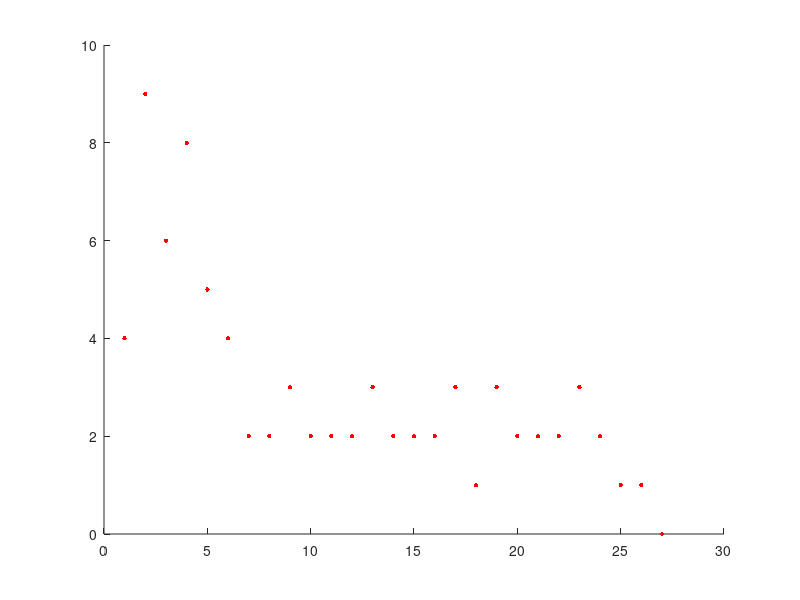
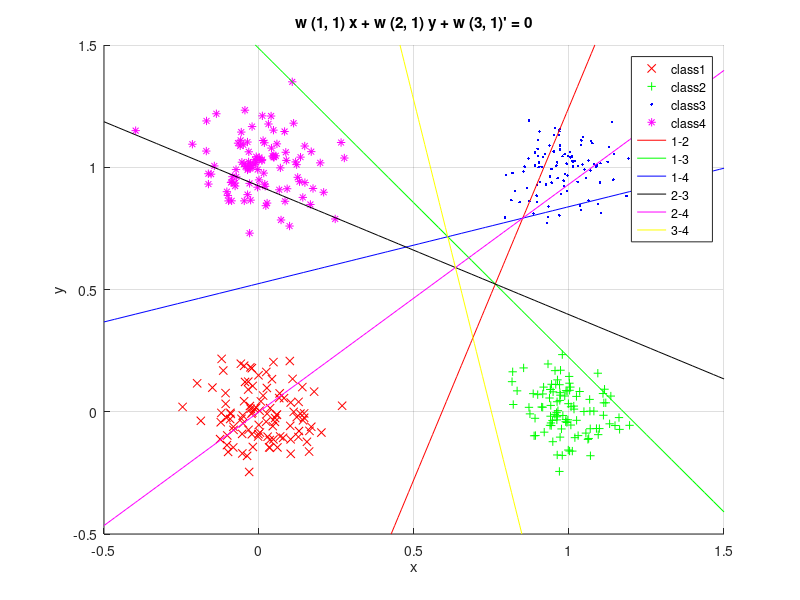

Recreate these plots in MATLAB, in order.
%multi-class linear perceptrons to find the linear decision boundaries and
%regions¡£Activation functions žé hardlimiter function¡£
clear
%--------generate training data-----------%
mu=[0 0]';
sigma=[0.01 0;0 0.01];
data(:,:,1)=mvnrnd(mu,sigma,100);
mu=[1 0]';
sigma=[0.01 0;0 0.01];
data(:,:,2)=mvnrnd(mu,sigma,100);
mu=[1 1]';
sigma=[0.01 0;0 0.01];
data(:,:,3)=mvnrnd(mu,sigma,100);
mu=[0 1]';
sigma=[0.01 0;0 0.01];
data(:,:,4)=mvnrnd(mu,sigma,100);
%---------training------------------%
weight=[0 0 0 0;0 0 0 0;0 0 0 0];%3x4
iteration=0;%max=5000
error=1;%max=100,min=0.0
alpha=1.0;
while error>0 && iteration<5000
    error=0;
    iteration=iteration+1;
    %class1
    for c=1:4
        for n=1:100
            y=[data(n,1,c) data(n,2,c) 1];%1x3
            out=y*weight;%1x4
            for m=1:4 %hardlimiter
                if out(1,m)>0
                    out(1,m)=1;
                elseif out(1,m)<0
                    out(1,m)=-1;
                else
                    out(1,m)=0;
                end
            end
            flag=0;
            for m=1:4 % adjust 
                if m==c
                    if out(1,m) ~= 1 
                        weight(:,m)=weight(:,m)+alpha.*y';
                        flag=1;
                    end
                else
                    if out(1,m) ~= -1
                        weight(:,m)=weight(:,m)-alpha.*y';
                        flag=1;
                    end
                end
            end
            if flag
                error=error+1;
            end
         end
     end 
     hold on 
     plot(iteration,error,'r.','MarkerSize',10);
end
hold off

figure(2)
hold on
plot(data(:,1,1),data(:,2,1),'rx')%class1
plot(data(:,1,2),data(:,2,2),'g+')%class2
plot(data(:,1,3),data(:,2,3),'b.')%class3
plot(data(:,1,4),data(:,2,4),'m*')%class4
%1-2
w=weight(:,1)-weight(:,2);
fh=@(x,y) w(1,1).*x+w(2,1).*y+w(3,1)';
set(ezplot(fh,[-0.5,1.5]),'Color','r');
hold on
%1-3
w=weight(:,1)-weight(:,3);
fh=@(x,y) w(1,1).*x+w(2,1).*y+w(3,1)';
set(ezplot(fh,[-0.5,1.5]),'Color','g');
hold on
%1-4
w=weight(:,1)-weight(:,4);
fh=@(x,y) w(1,1).*x+w(2,1).*y+w(3,1)';
set(ezplot(fh,[-0.5,1.5]),'Color','b');
hold on
%2-3
w=weight(:,2)-weight(:,3);
fh=@(x,y) w(1,1).*x+w(2,1).*y+w(3,1)';
set(ezplot(fh,[-0.5,1.5]),'Color','k');
hold on
%2-4
w=weight(:,2)-weight(:,4);
fh=@(x,y) w(1,1).*x+w(2,1).*y+w(3,1)';
set(ezplot(fh,[-0.5,1.5]),'Color','m');
hold on
%3-4
w=weight(:,3)-weight(:,4);
fh=@(x,y) w(1,1).*x+w(2,1).*y+w(3,1)';
set(ezplot(fh,[-0.5,1.5]),'Color','y');
hold off
grid on
axis on
legend('class1','class2','class3','class4','1-2','1-3','1-4','2-3','2-4','3-4')
